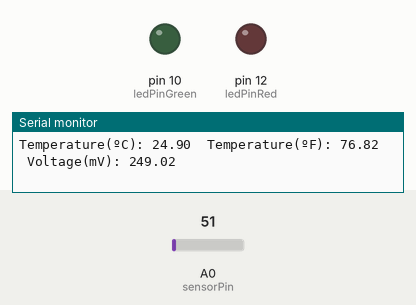
This sketch was run on a simulated Arduino Uno, built with avr-gcc and run on an emulated ATmega328P. Shown: output pins drawn as LEDs (lit = HIGH), the last lines printed to the serial monitor. The test bench sets the inputs (shaded band); at power-on: A0 (sensorPin) = 51.

Above: at 1.8 s.
1.9 s: A0 (sensorPin) set to 57
At 3.2 s:
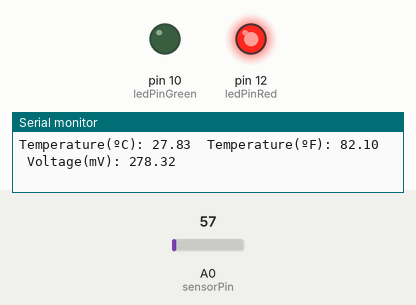
3.5 s: A0 (sensorPin) set to 30
At 5.2 s:
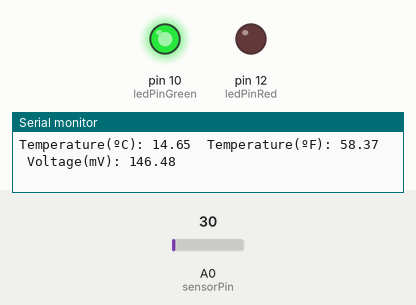
5.5 s: A0 (sensorPin) set to 61
At 7.2 s:
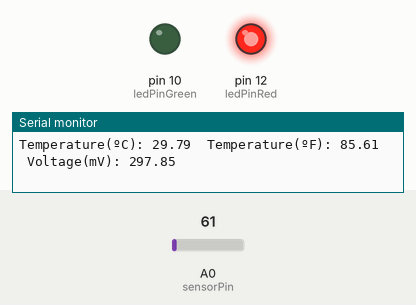
7.5 s: A0 (sensorPin) set to 15
At 9.3 s:
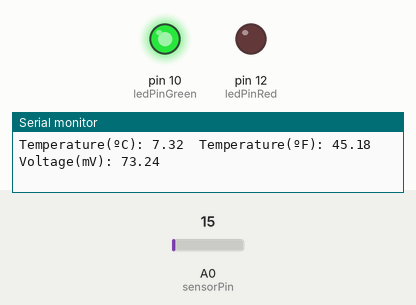
Timing chart, 0 to 10.5 s (numbered marks = the images above; inputs shaded):
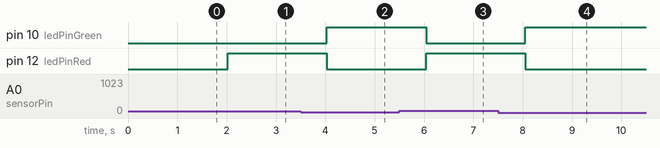

The sketch:

Assingment_7_2.ino
```cpp
const int sensorPin = A0;
float sensorValue;
float voltageOut;

float temperatureC;
float temperatureF;

const int ledPinGreen = 10;
const int ledPinRed = 12;

void setup() {
  pinMode(ledPinGreen, OUTPUT);
  pinMode(ledPinRed, OUTPUT);
  pinMode(sensorPin, INPUT);
  Serial.begin(9600);
}

void loop() {
  sensorValue = analogRead(sensorPin);
  voltageOut = (sensorValue * 5000) / 1024;

  // calculate temperature for LM35 (LM35DZ)
  temperatureC = voltageOut / 10;
  temperatureF = (temperatureC * 1.8) + 32;

  Serial.print("Temperature(ºC): ");
  Serial.print(temperatureC);
  Serial.print("  Temperature(ºF): ");
  Serial.print(temperatureF);
  Serial.print("  Voltage(mV): ");
  Serial.println(voltageOut);

  if(temperatureC > 26){
     digitalWrite(ledPinRed, HIGH);
     digitalWrite(ledPinGreen, LOW);
  }

  if(temperatureC < 22){
     digitalWrite(ledPinGreen, HIGH);
     digitalWrite(ledPinRed, LOW);
  }

  delay(1000);
}
```

Measured:
- the behaviour switches between 53 and 54 on A0 (sensorPin) (found by bisection; images 0 and 1)
- after the input at 1.9 s, pin 12 (ledPinRed): LOW → HIGH after 0.12 s
- after the input at 3.5 s, pin 10 (ledPinGreen): LOW → HIGH after 0.53 s; pin 12 (ledPinRed): HIGH → LOW after 0.53 s
- after the input at 5.5 s, pin 10 (ledPinGreen): HIGH → LOW after 0.55 s; pin 12 (ledPinRed): LOW → HIGH after 0.55 s
- after the input at 7.5 s, pin 10 (ledPinGreen): LOW → HIGH after 0.56 s; pin 12 (ledPinRed): HIGH → LOW after 0.56 s
